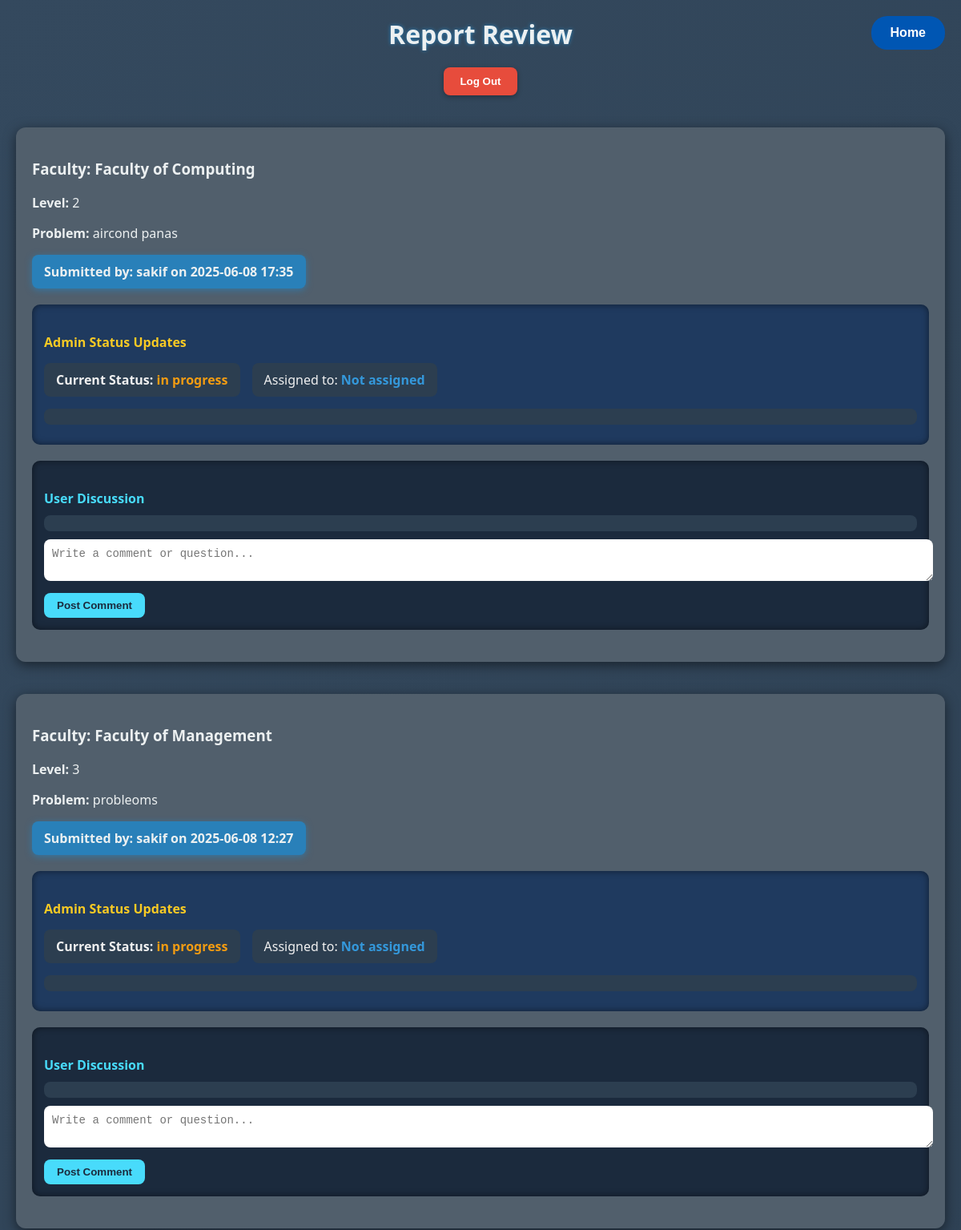
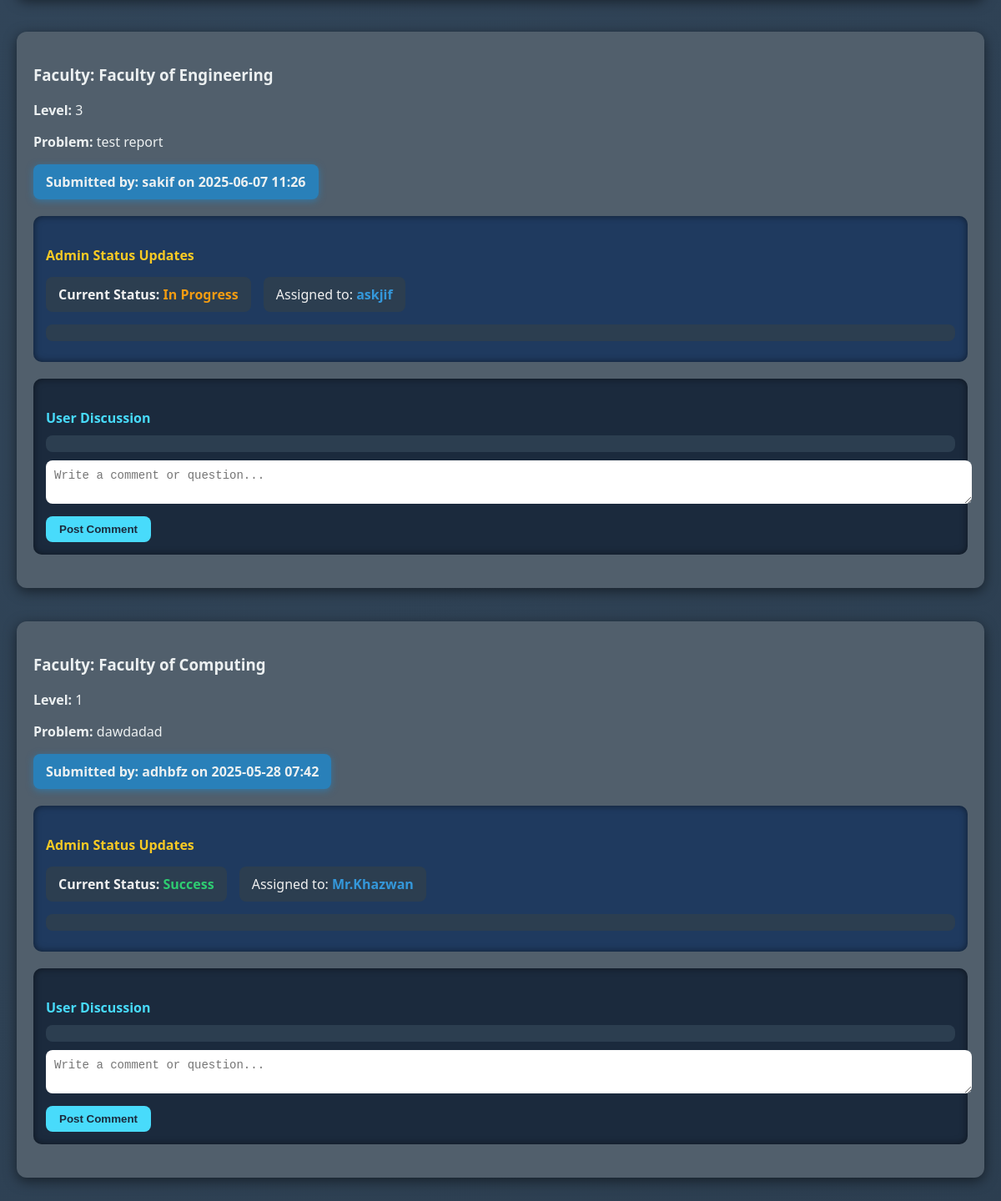
/review (signed in), run on the app's committed database (2 pictures, top to bottom).
### app.py (models this page shows)
class Report(db.Model):
    id = db.Column(db.Integer, primary_key=True)
    faculty = db.Column(db.String(100), nullable=False)
    level = db.Column(db.String(50), nullable=False)
    problem = db.Column(db.Text, nullable=False)
    image_filename = db.Column(db.String(200))
    date_created = db.Column(db.DateTime, default=datetime.utcnow)
    user_id = db.Column(db.Integer, db.ForeignKey('user.id'), nullable=False)
    status = db.Column(db.String(50), default='in progress')  # e.g., "in progress", "succeed", "failed"
    assigned_to = db.Column(db.String(100))  # Optional: Who is handling the report
    user = db.relationship('User', back_populates='reports')
    comments = db.relationship('ReportComment', back_populates='report', cascade='all, delete-orphan')

class User(db.Model, UserMixin):
    id = db.Column(db.Integer, primary_key=True)
    username = db.Column(db.String(100), unique=True, nullable=False)
    email = db.Column(db.String(100), unique=True, nullable=False)
    password = db.Column(db.String(200), nullable=False)
    role = db.Column(db.Integer, default=0)  # 0 = user, 1 = admin
    reports = db.relationship('Report', back_populates='user', cascade='all, delete-orphan')
    suggestions = db.relationship('Suggestion', back_populates='user', cascade='all, delete-orphan')
    comments = db.relationship('Comment', back_populates='user', cascade='all, delete-orphan')
    report_comments = db.relationship('ReportComment', back_populates='user', cascade='all, delete-orphan')
    votes = db.relationship('Vote', back_populates='user', cascade='all, delete-orphan')

### app.py (the view)
    @app.route('/review')
    @login_required
    def review():
        reports = Report.query.order_by(Report.date_created.desc()).all()
        return render_template('review.html', reports=reports)

### templates/review.html (shortened to what this page needs)
<!DOCTYPE html>
<html lang="en">
<head>
</head>
<body>
    <h1>Report Review</h1>
    <div class="top-right">
        <button onclick="location.href='/view'">Home</button>
    </div>
    <div class="logout-container">
        <form action="{{ url_for('logout') }}" method="POST">
            <button type="submit">Log Out</button>
        </form>
    </div>
    {% for report in reports %}
    <div class="report" id="report-{{ report.id }}">
        <h3>Faculty: {{ report.faculty }}</h3>
        <p><strong>Level:</strong> {{ report.level }}</p>
        <p><strong>Problem:</strong> {{ report.problem }}</p>
        <p class="submitted-by">Submitted by: {{ report.user.username }} on {{ report.date_created.strftime('%Y-%m-%d %H:%M') }}</p>
        <div class="admin-status-section">
            <h4>Admin Status Updates</h4>
            <div class="status-info">
                <div class="current-status">
                    Current Status:
                    <span class="status-{{ report.status.lower().replace(' ', '-') if report.status else 'pending' }}">
                        {{ report.status if report.status else 'Pending' }}
                    </span>
                </div>
                <div class="assigned-to">
                    Assigned to: <strong>{{ report.assigned_to if report.assigned_to else 'Not assigned' }}</strong>
                </div>
            </div>
            <div class="status-updates" id="status-updates-{{ report.id }}"></div>
        </div>
        <div class="user-discussion-section">
            <h4>User Discussion</h4>
            <div class="user-messages" id="user-messages-{{ report.id }}"></div>
            {% if current_user.is_authenticated %}
            <form class="user-discussion-form" data-report-id="{{ report.id }}">
                <textarea name="user_message" placeholder="Write a comment or question..." required></textarea>
                <button type="submit">Post Comment</button>
            </form>
            {% else %}
            <p><a href="{{ url_for('login') }}">Log in</a> to join the discussion.</p>
            {% endif %}
        </div>
    </div>
    {% endfor %}
</body>
</html>

### templates/review.html (style rules this page uses)
body { font-family: 'Segoe UI', Tahoma, Geneva, Verdana, sans-serif; margin: 20px; background: linear-gradient(135deg, #34495e, #2c3e50); color: #f0f0f0; }
h1 { text-align: center; margin-bottom: 20px; color: #ecf0f1; text-shadow: 0 0 5px #2980b9; }
.logout-container { text-align: center; margin-bottom: 40px; }
.logout-container form button { background-color: #e74c3c; border: none; padding: 10px 20px; border-radius: 8px; color: white; font-weight: bold; cursor: pointer; box-shadow: 0 2px 6px rgba(0, 0, 0, 0.3); }
.report { background-color: #515f6c; border-radius: 12px; padding: 20px; margin-bottom: 40px; box-shadow: 0 4px 15px rgba(0,0,0,0.5); }
.report h3, .report p { color: #ecf0f1; }
.submitted-by { background-color: #2980b9; padding: 10px 15px; border-radius: 8px; color: #ecf0f1; font-weight: 600; box-shadow: 0 2px 8px rgba(41, 128, 185, 0.7); max-width: fit-content; margin-bottom: 20px; }
.admin-status-section { background-color: #1f3a5f; border-radius: 10px; padding: 15px; margin-bottom: 20px; box-shadow: inset 0 0 8px rgba(0,0,0,0.5); }
.admin-status-section h4 { margin-bottom: 15px; color: #f9ca24; }
.status-info { display: flex; flex-wrap: wrap; gap: 15px; margin-bottom: 15px; }
.current-status { background-color: #2c3e50; padding: 10px 15px; border-radius: 8px; font-weight: bold; }
.status-success { color: #2ecc71; }
.status-in-progress { color: #f39c12; }
.assigned-to { background-color: #2c3e50; padding: 10px 15px; border-radius: 8px; }
.assigned-to strong { color: #3498db; }
.status-updates { max-height: 150px; overflow-y: auto; padding: 10px; background-color: #2c3e50; border-radius: 8px; margin-bottom: 10px; }
.user-discussion-section { background-color: #1b2a3d; border-radius: 10px; padding: 15px; margin-bottom: 20px; box-shadow: inset 0 0 8px rgba(0,0,0,0.5); }
.user-discussion-section h4 { margin-bottom: 10px; color: #48dbfb; }
.user-messages { max-height: 150px; overflow-y: auto; padding: 10px; background-color: #2c3e50; border-radius: 8px; margin-bottom: 10px; }
.user-discussion-form textarea { width: 100%; padding: 10px; border-radius: 8px; border: none; resize: vertical; font-size: 14px; }
.user-discussion-form button { margin-top: 10px; background-color: #48dbfb; border: none; padding: 8px 16px; border-radius: 8px; font-weight: bold; cursor: pointer; color: #1b2a3d; }
.top-right { position: absolute; top: 20px; right: 20px; }
.top-right button { padding: 12px 24px; border: none; border-radius: 20px; background-color: #0056b3; color: white; cursor: pointer; font-size: 16px; font-weight: bold; transition: background-color 0.3s ease; }

### data on the page
Report: faculty "Faculty of Computing", level "2", problem "aircond panas", user.username "sakif", date_created "2025-06-08 17:35", status "in progress", assigned_to "Not assigned"
Report: faculty "Faculty of Management", level "3", problem "probleoms", user.username "sakif", date_created "2025-06-08 12:27", status "in progress", assigned_to "Not assigned"
Report: faculty "Faculty of Engineering", level "3", problem "test report", user.username "sakif", date_created "2025-06-07 11:26", status "In Progress", assigned_to "askjif"
Report: faculty "Faculty of Computing", level "1", problem "dawdadad", user.username "adhbfz", date_created "2025-05-28 07:42", status "Success", assigned_to "Mr.Khazwan"
